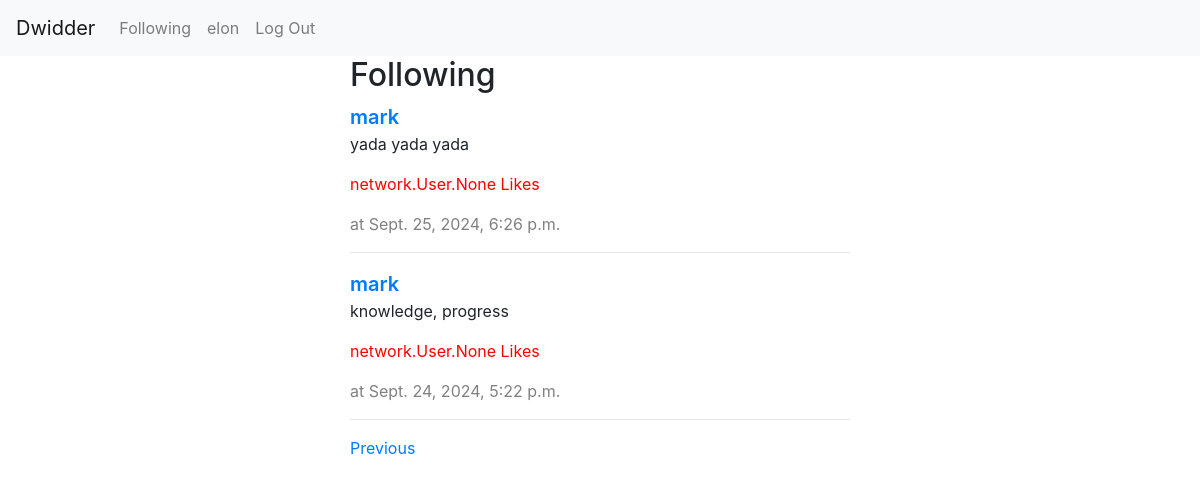
Page /following?page=2 (signed in) on the committed database.
### network/models.py (models this page shows)
class User(AbstractUser):
    following = models.ManyToManyField('self', symmetrical=False,  related_name="followers")

class Post(models.Model):
    time= models.DateTimeField(auto_now_add=True)
    body = models.TextField(max_length=600)
    owner = models.ForeignKey(User, on_delete=models.CASCADE, related_name="posts" )
    likes = models.ManyToManyField(User, related_name='liked_posts', blank=True)

### network/views.py (the view)
# urls.py: path("following", views.following, name="following"),
@login_required
def following(request):
    user = request.user
    following_users = user.following.all()
    posts = Post.objects.filter(owner__in=following_users).order_by('-time')
    paginator=Paginator(posts, 10)
    page_number=request.GET.get('page')
    page_obj = paginator.get_page(page_number)
    return render(request, "network/following.html", {
        "page_obj": page_obj
    })

### network/templates/network/following.html (shortened to what this page needs)
{% extends "network/layout.html" %}
{% block body %}
    <div class="all_posts">
        <h2>Following</h2>
        {% for post in page_obj %}
            <div class="post" data-post-id="{{post.id}}">
                <a href="{% url 'profile' post.owner %}" style="font-weight: 600; font-size: 20px;">{{post.owner}}</a>
                <p id="post-body-{{post.id}}">{{post.body}}</p>
                <p style="color:red">{{post.likes}} Likes</p>
                <p style="color:gray">at {{post.time}}</p>
                <hr>
            </div>
        {% endfor %}
        {% if page_obj.has_previous %}
            <p><a href="?page={{ page_obj.previous_page_number }}">Previous</a></p>
        {% endif %}
    </div>
{% endblock %}

### network/templates/network/layout.html (shortened to what this page needs)
{% load static %}
<!DOCTYPE html>
<html lang="en">
    <head>
        <link rel="stylesheet" href="https://stackpath.bootstrapcdn.com/bootstrap/4.4.1/css/bootstrap.min.css">
        <link href="{% static 'network/styles.css' %}" rel="stylesheet">
    </head>
    <body>
        <nav class="navbar navbar-expand-lg navbar-light bg-light">
            <a class="navbar-brand" href="{% url 'index' %}">Dwidder</a>
            <div>
              <ul class="navbar-nav mr-auto">
                {% if user.is_authenticated %}
                    <li class="nav-item">
                        <a class="nav-link" href="{% url 'following' %}">Following</a>
                    </li>
                    <li class="nav-item">
                        <a class="nav-link" href="{% url 'profile' user.username %}">{{ user.username }}</a>
                    </li>
                    <li class="nav-item">
                        <a class="nav-link" href="{% url 'logout' %}">Log Out</a>
                    </li>
                {% endif %}
              </ul>
            </div>
          </nav>
        <div class="body">
            <div class="pretty_body">
                {% block body %}
                {% endblock %}
            </div>
        </div>
    </body>
</html>

### network/static/network/styles.css (style rules this page uses)
.body { display: flex; justify-content: center; }
.pretty_body { width: 500px; }

### rows in the picture
User: username "elon"
Post: owner "mark", body "yada yada yada", likes "network.User.None", time "Sept. 25, 2024, 6:26 p.m."
Post: owner "mark", body "knowledge, progress", likes "network.User.None", time "Sept. 24, 2024, 5:22 p.m."
